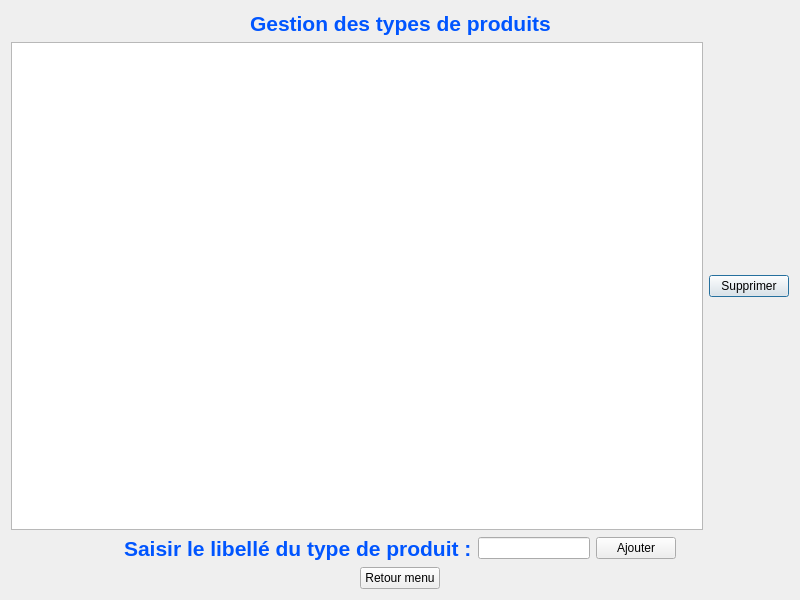
<?xml version="1.0" encoding="UTF-8"?>
<ui version="4.0">
 <class>WindowTypeProduit</class>
 <widget class="QDialog" name="WindowTypeProduit">
  <property name="geometry">
   <rect>
    <x>0</x>
    <y>0</y>
    <width>800</width>
    <height>600</height>
   </rect>
  </property>
  <property name="minimumSize">
   <size>
    <width>800</width>
    <height>600</height>
   </size>
  </property>
  <property name="maximumSize">
   <size>
    <width>1200</width>
    <height>900</height>
   </size>
  </property>
  <property name="windowTitle">
   <string>Gestion Type de Produits</string>
  </property>
  <layout class="QVBoxLayout" name="verticalLayout">
   <item>
    <layout class="QHBoxLayout" name="horizontalLayout_4">
     <item>
      <spacer name="horizontalSpacer">
       <property name="orientation">
        <enum>Qt::Horizontal</enum>
       </property>
       <property name="sizeHint" stdset="0">
        <size>
         <width>40</width>
         <height>20</height>
        </size>
       </property>
      </spacer>
     </item>
     <item>
      <widget class="QLabel" name="label">
       <property name="styleSheet">
        <string notr="true">color: rgb(0, 85, 255);
font-weight: bold;</string>
       </property>
       <property name="text">
        <string>&lt;html&gt;&lt;head/&gt;&lt;body&gt;&lt;p&gt;&lt;span style=&quot; font-size:16pt;&quot;&gt;Gestion des types de produits&lt;/span&gt;&lt;/p&gt;&lt;/body&gt;&lt;/html&gt;</string>
       </property>
      </widget>
     </item>
     <item>
      <spacer name="horizontalSpacer_2">
       <property name="orientation">
        <enum>Qt::Horizontal</enum>
       </property>
       <property name="sizeHint" stdset="0">
        <size>
         <width>40</width>
         <height>20</height>
        </size>
       </property>
      </spacer>
     </item>
    </layout>
   </item>
   <item>
    <layout class="QHBoxLayout" name="horizontalLayout_3">
     <item>
      <widget class="QTableView" name="tableViewTypeProduit"/>
     </item>
     <item>
      <widget class="QPushButton" name="pushButtonSupprimerTypeProduit">
       <property name="text">
        <string>Supprimer</string>
       </property>
      </widget>
     </item>
    </layout>
   </item>
   <item>
    <layout class="QHBoxLayout" name="horizontalLayout_2">
     <item>
      <spacer name="horizontalSpacer_3">
       <property name="orientation">
        <enum>Qt::Horizontal</enum>
       </property>
       <property name="sizeHint" stdset="0">
        <size>
         <width>40</width>
         <height>20</height>
        </size>
       </property>
      </spacer>
     </item>
     <item>
      <widget class="QLabel" name="label_2">
       <property name="styleSheet">
        <string notr="true">color: rgb(0, 85, 255);
font-weight: bold;</string>
       </property>
       <property name="text">
        <string>&lt;html&gt;&lt;head/&gt;&lt;body&gt;&lt;p&gt;&lt;span style=&quot; font-size:16pt;&quot;&gt;Saisir le libellé du type de produit :&lt;/span&gt;&lt;/p&gt;&lt;/body&gt;&lt;/html&gt;</string>
       </property>
      </widget>
     </item>
     <item>
      <widget class="QLineEdit" name="lineEditTypeProduit"/>
     </item>
     <item>
      <widget class="QPushButton" name="pushButtonAjouterTypeProduit">
       <property name="text">
        <string>Ajouter</string>
       </property>
      </widget>
     </item>
     <item>
      <spacer name="horizontalSpacer_4">
       <property name="orientation">
        <enum>Qt::Horizontal</enum>
       </property>
       <property name="sizeHint" stdset="0">
        <size>
         <width>40</width>
         <height>20</height>
        </size>
       </property>
      </spacer>
     </item>
    </layout>
   </item>
   <item>
    <layout class="QHBoxLayout" name="horizontalLayout">
     <item>
      <spacer name="horizontalSpacer_5">
       <property name="orientation">
        <enum>Qt::Horizontal</enum>
       </property>
       <property name="sizeHint" stdset="0">
        <size>
         <width>40</width>
         <height>20</height>
        </size>
       </property>
      </spacer>
     </item>
     <item>
      <widget class="QPushButton" name="pushButtonRetour">
       <property name="text">
        <string>Retour menu</string>
       </property>
       <property name="shortcut">
        <string>Backspace</string>
       </property>
      </widget>
     </item>
     <item>
      <spacer name="horizontalSpacer_6">
       <property name="orientation">
        <enum>Qt::Horizontal</enum>
       </property>
       <property name="sizeHint" stdset="0">
        <size>
         <width>40</width>
         <height>20</height>
        </size>
       </property>
      </spacer>
     </item>
    </layout>
   </item>
  </layout>
 </widget>
 <resources/>
 <connections/>
</ui>
